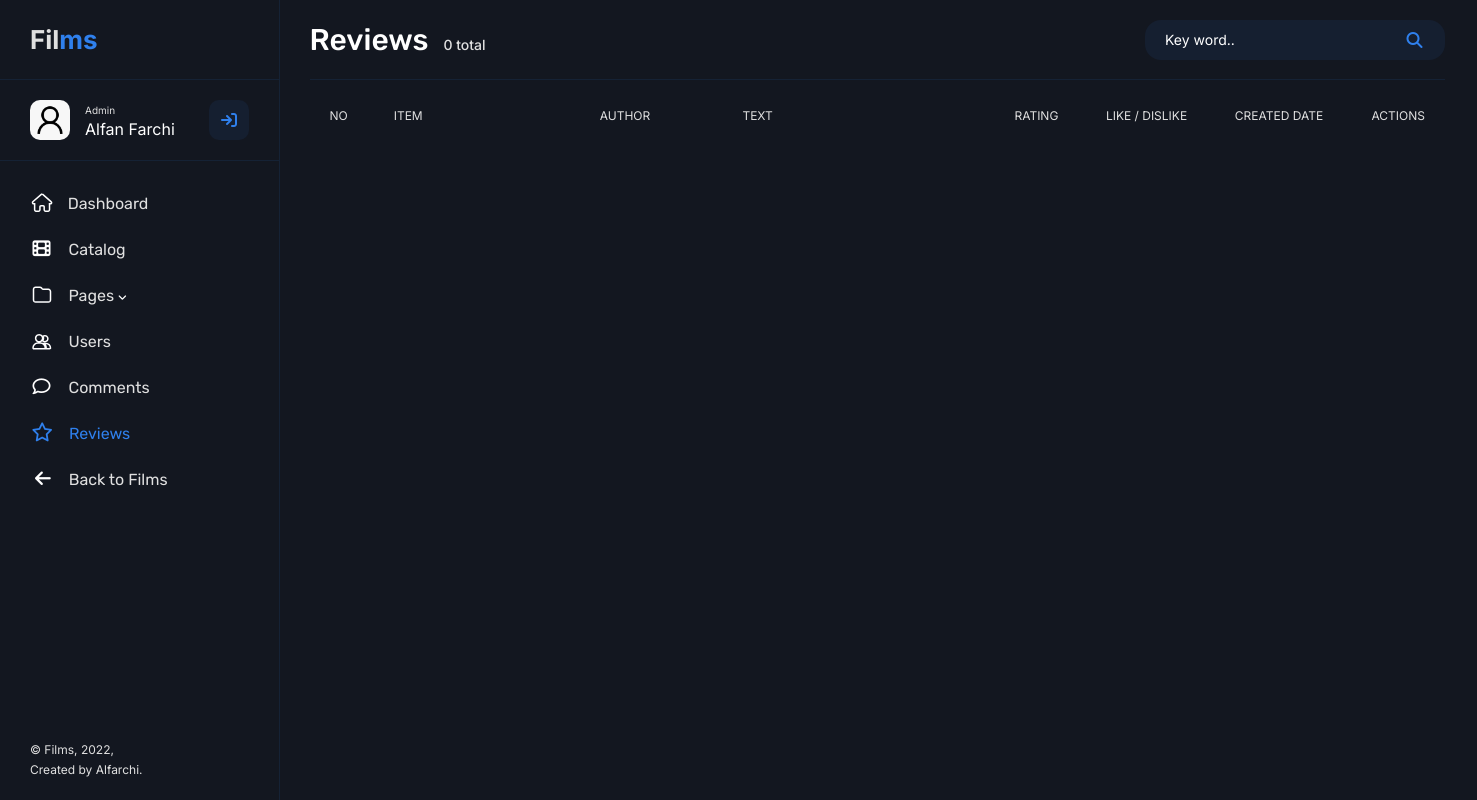
/admin/reviews.php, run on an earlier commit of the app's database.
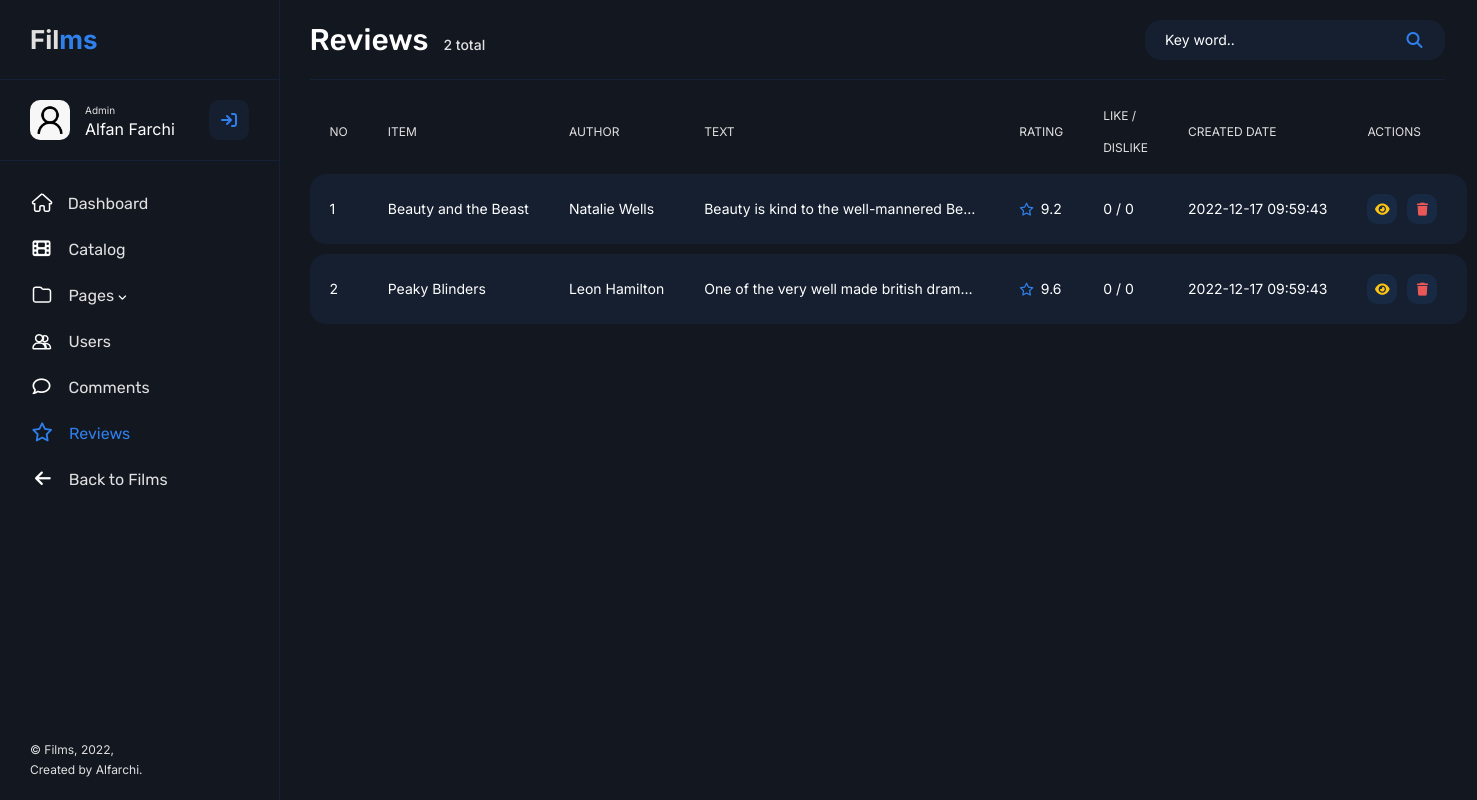
And on a later commit of the database.
### tables this page shows
create table user_film (
    id_view int primary key auto_increment,
    id_user int,
    id_film int,
    review_title varchar(100),
    comment varchar(500),
    review varchar(500),
    rate float,
    save char(1),
    view_date datetime,
    foreign key (id_user) references user (id_user),
    foreign key (id_film) references film (id_film)
);

create table film (
    id_film int primary key auto_increment,
    title varchar(50),
    label varchar(10),
    rating float,
    genre varchar(20),
    year int,
    age int,
    image varchar(50),
    video varchar(50),
    film_desc varchar(500),
    film_date datetime,
    id_category int,
    foreign key (id_category) references category (id_category)
);

create table user (
    id_user int primary key auto_increment,
    email varchar(40),
    password varchar(255),
    username varchar(30),
    create_date datetime
);

### main/functions.php (called while the page is built, shortened)
<?php
$conn = mysqli_connect("localhost", "root", "", "films");
function query($query) {
    global $conn;
    $result = mysqli_query($conn, $query);
    $rows = [];
    while($row = mysqli_fetch_assoc($result)) {
        $rows[] = $row;
    }
    return $rows;
}
?>

### admin/reviews.php (the view, shortened to what the changed rows need)
<?php
require "../main/functions.php";
$review = query("SELECT * FROM user INNER JOIN user_film ON user.id_user = user_film.id_user INNER JOIN film ON film.id_film = user_film.id_film WHERE review IS NOT NULL");
$count = query("SELECT COUNT(id_view) AS count FROM user INNER JOIN user_film ON user.id_user = user_film.id_user INNER JOIN film ON film.id_film = user_film.id_film WHERE review IS NOT NULL");
?>
<!DOCTYPE html>
<html lang="en">
    <head>
        <link rel="stylesheet" href="../assets/styles/style.css">
        <link href="https://cdn.jsdelivr.net/npm/bootstrap@5.2.2/dist/css/bootstrap.min.css" rel="stylesheet">
    </head>
    <body>
        <main class="main">
            <div class="container-fluid">
                <div class="row">
                    <div class="col-12">
                        <div class="main__header">
                            <?php $i = 1 ?> <?php foreach($count as $row): ?>
                            <h2 class="main__header-title">Reviews&ensp;<span><?php echo $row["count"]; ?> total</span></h2>
                            <?php $i++ ?> <?php endforeach; ?>
                            <form action="" method="post" spellcheck="false" autocomplete="off" class="nav__form nav__admin">
                                <input type="input" name="keyword" placeholder="Key word.." class="nav__search search__admin">
                                <button type="submit" name="search" class="nav__action-btn"><i class="fa-solid fa-magnifying-glass"></i></button>
                            </form>
                        </div>
                    </div>
                    <div class="col-12">
                        <table class="main__table">
                            <thead>
                                <tr>
                                    <td class="reviews__id">NO</td>
                                    <td class="reviews__item">ITEM</td>
                                    <td class="reviews__author">AUTHOR</td>
                                    <td class="reviews__text">TEXT</td>
                                    <td class="reviews__rating">RATING</td>
                                    <td class="reviews__like">LIKE / DISLIKE</td>
                                    <td class="reviews__date">CREATED DATE</td>
                                    <td class="reviews__actions">ACTIONS</td>
                                </tr>
                            </thead>
                            <tbody>
                                <?php $i = 1 ?>
                                <?php foreach($review as $row): ?>
                                <tr>
                                    <td class="reviews__id"><?php echo $i; ?></td>
                                    <td class="reviews__item"><a class="catalog__title" href="../main/details.php?id=<?php echo $row["id_film"]; ?>"><?php echo $row["title"]; ?></a></td>
                                    <td class="reviews__author"><?php echo $row["username"]; ?></td>
                                    <td class="reviews__text">
                                        <div class="views__text"><p><?php echo $row["review"]; ?></p></div>
                                    </td>
                                    <td class="reviews__rating"><i class="fa-regular fa-star"></i>&ensp;<?php echo $row["rate"]; ?></td>
                                    <td class="reviews__like">0 / 0</td>
                                    <td class="reviews__date"><?php echo $row["view_date"]; ?></td>
                                    <td class="actions__button"><a href="" onclick="return confirm('Hide review?')"><i class="fa-solid fa-eye"></i></a><a href="./deleteReview.php?id=<?php echo $row["id_view"]; ?>" onclick="return confirm('Delete review?')"><i class="fa-solid fa-trash"></i></a></td>
                                </tr>
                                <?php $i++ ?>
                                <?php endforeach; ?>
                            </tbody>
                        </table>
                    </div>
                </div>
            </div>
    </body>
</html>

What changed in the data, as far as the page shows it:
added user_film: id_film.title "Beauty and the Beast", id_user.username "Natalie Wells", review "Beauty is kind to the well-mannered Be…", rate "9.2", view_date "2022-12-17 09:59:43"
added user_film: id_film.title "Peaky Blinders", id_user.username "Leon Hamilton", review "One of the very well made british dram…", rate "9.6", view_date "2022-12-17 09:59:43"
Also different on the page:
new list line: "Reviews 2 total"
list line gone: "Reviews 0 total"
